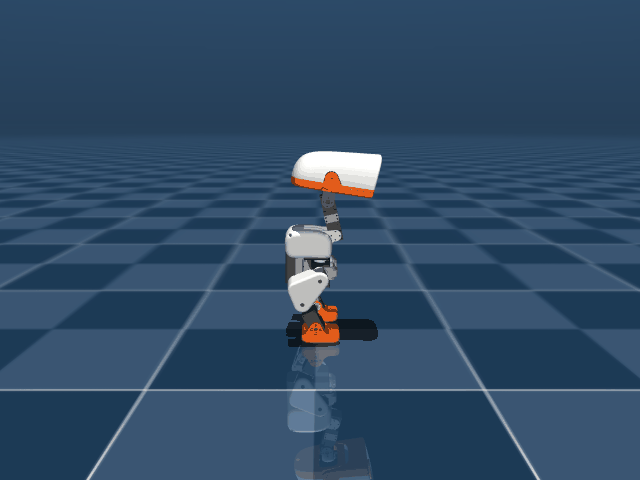
#> input picture scratch/run26_sideview.gif, 640 x 480 px, found by its file name
$ python extract_run26.py
#> lines starting #> are read from the running program, lines starting #| are printed output that depends on the picture
from PIL import Image
import os

im = Image.open("scratch/run26_sideview.gif")
#> im is the input picture: PIL image 640x480 P; mean R, G, B 48.4, 74.7, 101
os.makedirs("scratch/run26_frames", exist_ok=True)
for i in range(im.n_frames):
    im.seek(i)
    im.save(f"scratch/run26_frames/frame_{i:02d}.png")
#> this loop made 50 passes
#> pass 2, `im.save(f"scratch/run26_frames/frame_{i:02d}.png")`:
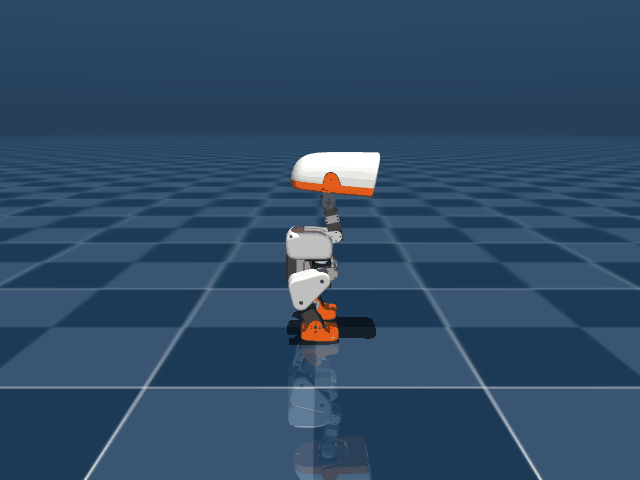
#> saved as frame_01.png: PIL image 640x480 RGB; mean R, G, B 48.5, 74.7, 101
#> after the loop:
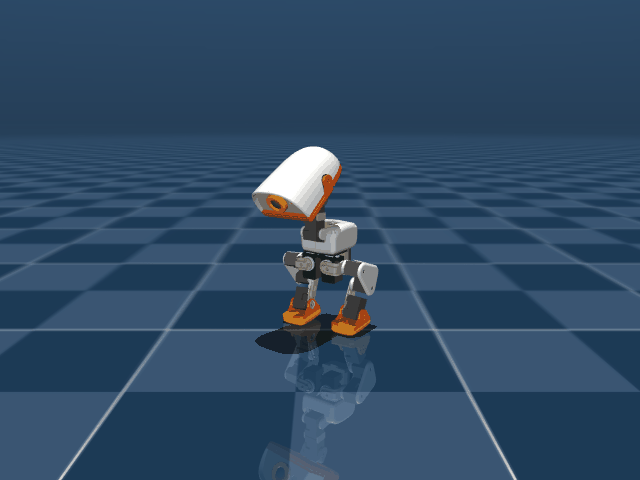
#> im: PIL image 640x480 RGB; mean R, G, B 47.7, 73.9, 99.9
print("Done extracting run26 frames!")
